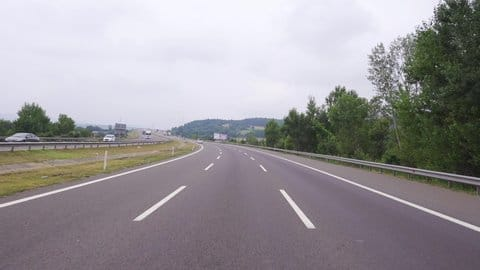
#> input picture road_lane_img.jpg, 480 x 270 px
$ jupyter execute 'road lines detect.ipynb'
#> lines starting #> are read from the running program, lines starting #| are printed output that depends on the picture; after the words box and inside, x2 and y2 are one past the last pixel; in counts of white or black regions, pixels touching at a corner belong together
#> further down, image1 is the input picture: shape (270, 480, 3); mean B, G, R 153.8, 149.9, 153.5
[cell 1]
import matplotlib.pyplot as plt
import cv2
import numpy as np
from IPython.display import Image

# Display image
Image(filename='road_lane_img.jpg')


# Cropping the region of interest
def region_of_interest(img, vertices):
    mask = np.zeros_like(img)
    match_mask_color = 255
    cv2.fillPoly(mask, vertices, match_mask_color)
    masked_img = cv2.bitwise_and(img, mask)
    return masked_img

# Draw and complete the line which we detected by HoughLines method
def draw_the_lines(img, lines):
    img = np.copy(img)
    blank_image = np.zeros((img.shape[0], img.shape[1], 3), dtype=np.uint8)

    # Change line color to red (BGR format)
    for line in lines:
        for x1, y1, x2, y2 in line:
            cv2.line(blank_image, (x1, y1), (x2, y2), (0, 0, 255), thickness=10)  # Red color

    img = cv2.addWeighted(img, 0.8, blank_image, 1, 0.0)
    return img

def process(image):
    # Find out height and width of image
    height = image.shape[0]
#> height = 270
    width = image.shape[1]
#> width = 480

    # Getting vertices of region of interest (triangle from bottom corners to mid-top)
    region_of_interest_vertices = [(0, height), (width / 2, height / 2), (width, height)]
#> region_of_interest_vertices = [(0, 270), (240, 135), (480, 270)]

    # Convert image to grayscale
    gray_image = cv2.cvtColor(image, cv2.COLOR_RGB2GRAY)
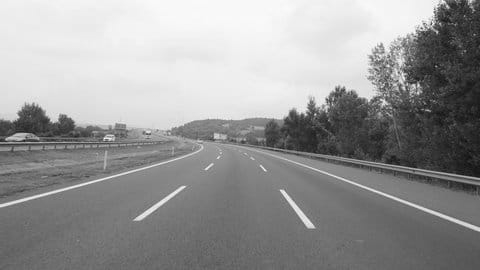
#> gray_image: shape (270, 480); min 16, max 255, mean 151.5

    # Detect edges using Canny edge detector
    edge_image = cv2.Canny(gray_image, 100, 120)
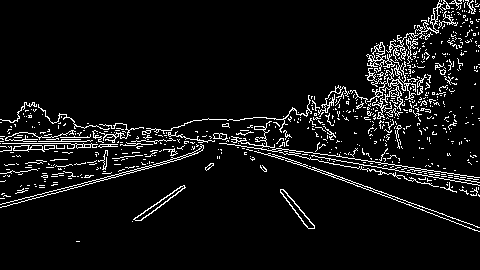
#> edge_image: shape (270, 480); 6.6% white in thin lines or dots, all inside (x1, y1, x2, y2) = (0, 0, 480, 242)

    # Crop the image to region of interest
    cropped_img = region_of_interest(
        edge_image, np.array([region_of_interest_vertices], np.int32)
    )
#> in region_of_interest, `cv2.fillPoly(mask, vertices, match_mask_color)`:
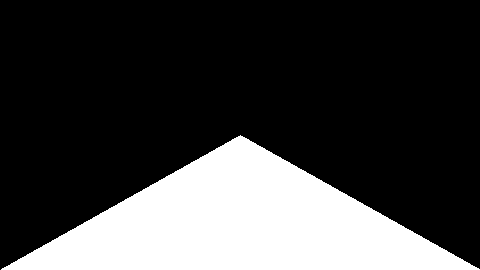
#> mask: shape (270, 480); 25.1% white; 1 white region, box (x1, y1, x2, y2) and area: (1, 135, 480, 270) 32505
#> in region_of_interest, `masked_img = cv2.bitwise_and(img, mask)`:
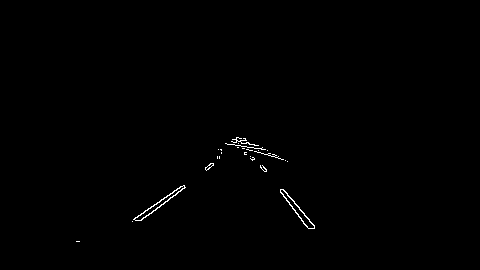
#> masked_img: shape (270, 480); 0.42% white in thin lines or dots, all inside (x1, y1, x2, y2) = (76, 137, 315, 242)

    # Detect lines using Hough Transform
    lines = cv2.HoughLinesP(
        cropped_img,
        rho=2,
        theta=np.pi / 180,
        threshold=50,
        lines=np.array([]),
        minLineLength=40,
        maxLineGap=100
    )
#> lines = [[133, 219, 246, 140], [238, 137, 309, 219], [141, 220, 240, 145], [233, 139, 314, 226], [237, 137, 308, 228], [226, 143, 287, 161]]

    # Draw lines on the original image
    image_lines = draw_the_lines(image, lines)
#> the loop in draw_the_lines, `for line in lines:` made 6 passes
#> after the loop in draw_the_lines, `for line in lines:`:
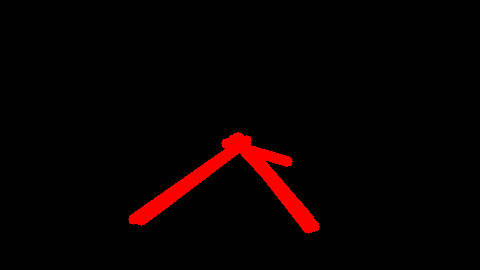
#> blank_image: shape (270, 480, 3); mean of channels 0, 1, 2 0, 0, 8.1; drawn as B, G, R
#> in draw_the_lines, `img = cv2.addWeighted(img, 0.8, blank_image, 1, 0.0)`:
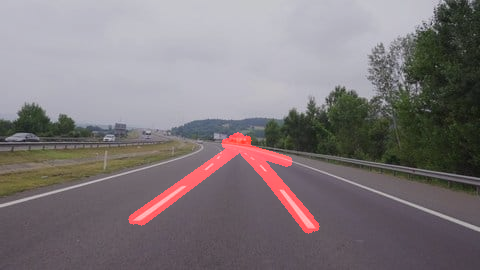
#> img: shape (270, 480, 3); mean B, G, R 123, 119.9, 127.1
    return image_lines
import matplotlib.pyplot as plt
import cv2

# Read the images
image1 = cv2.imread('road_lane_img.jpg')

# Convert BGR to RGB for proper display in matplotlib
image1_rgb = cv2.cvtColor(image1, cv2.COLOR_BGR2RGB)


# Then display the first image
plt.imshow(image1_rgb)
plt.title('Before Processing')
plt.axis('off')
plt.show()

# For processing an image
image = cv2.imread('road_lane_img.jpg')  # Input image file
if image is None:
    print("Image not loaded properly!")
else:
    processed_image = process(image)
    # Display the processed image
    plt.imshow(cv2.cvtColor(processed_image, cv2.COLOR_BGR2RGB))
#> (this line was passed over: IPython is not available in this run)
    plt.title('Processed Image with Lane Lines')
#> (this line was passed over: IPython is not available in this run)
    plt.show()
from IPython.display import Video
Video("test2.mp4")
